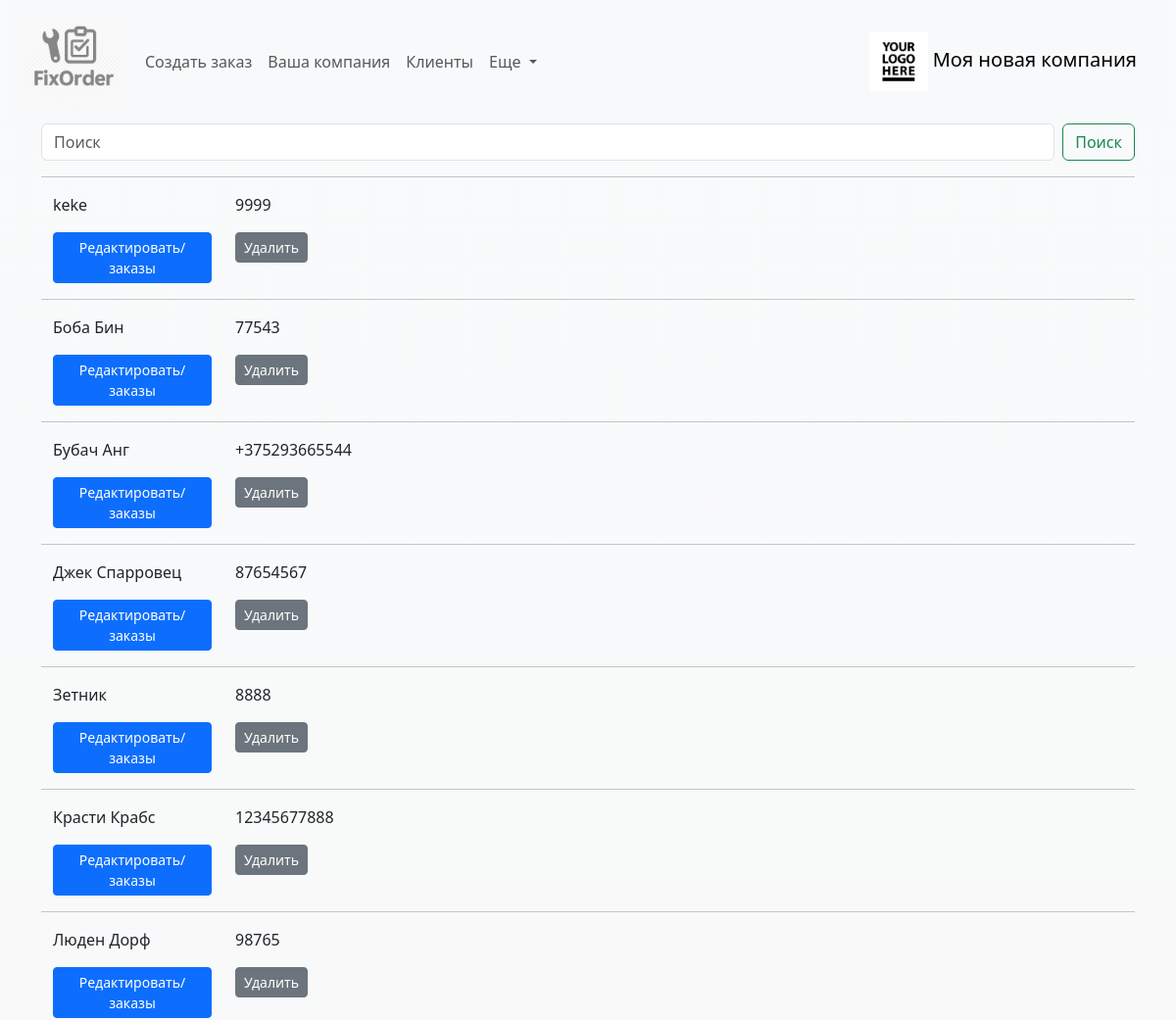
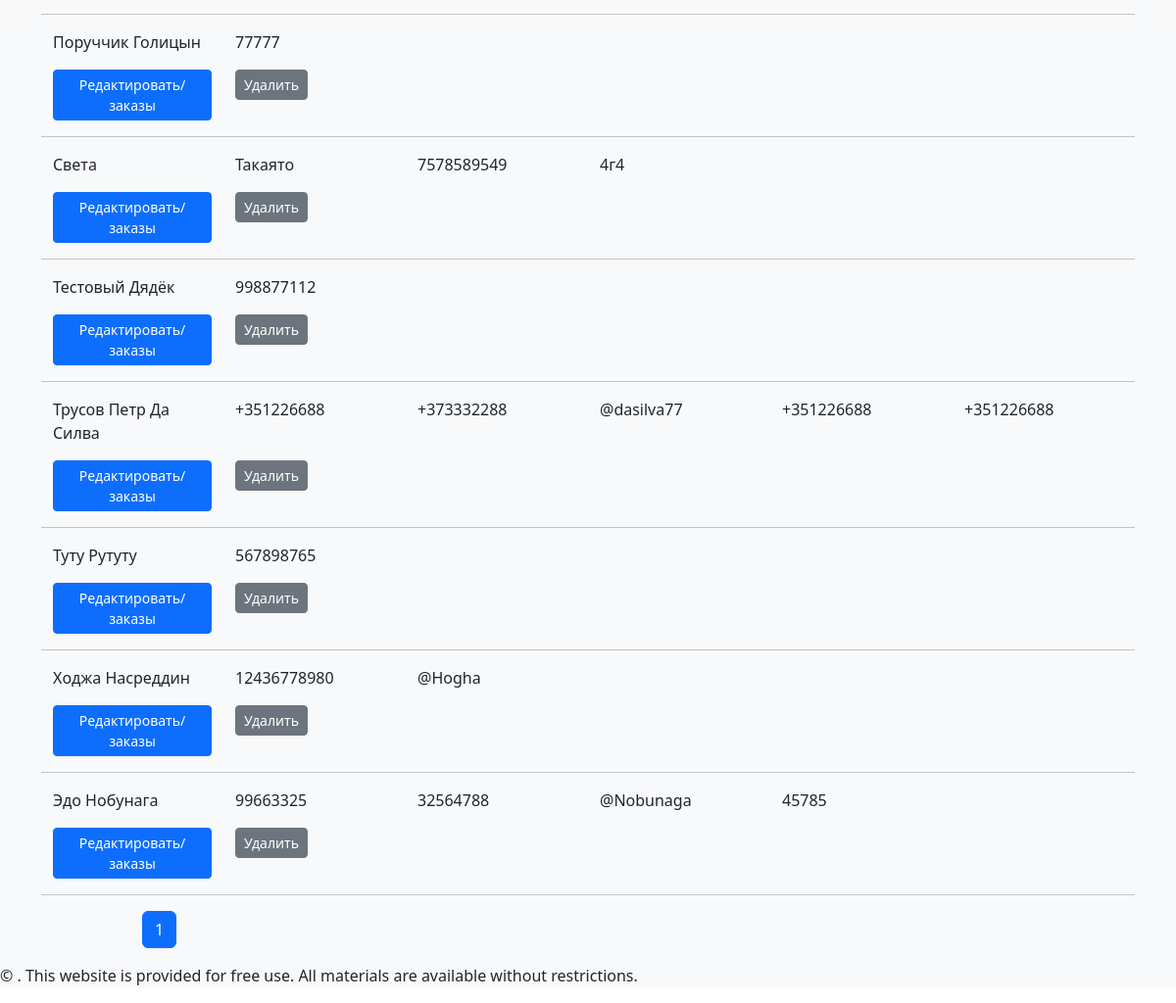
Screenshot of /clientlist/ with the database file from the repository (2 pictures, top to bottom).
### fixorder/models.py (models this page shows, shortened)
class Company(models.Model):
    brand_name = models.CharField(max_length=255, unique=True, db_index=True, verbose_name='Название компании')
    official_name = models.CharField(max_length=255, blank=True, null=True, unique=True, db_index=True, verbose_name='Юридическое наименование')
    unp = models.DecimalField(max_digits=10, decimal_places=2, blank=True, null=True, verbose_name='УНП')
    phone = models.CharField(max_length=20, unique=True, verbose_name='Контактный номер')
    phone1 = models.CharField(max_length=20, blank=True, null=True, unique=True, verbose_name='Контактный номер')
    phone2 = models.CharField(max_length=20, blank=True, null=True, unique=True, verbose_name='Контактный номер')
    telegram = models.CharField(max_length=40, blank=True, null=True, verbose_name='Telegram')
    viber = models.CharField(max_length=20, blank=True, null=True, verbose_name='Viber')
    whatsapp = models.CharField(max_length=20, blank=True, null=True, verbose_name='Whattsapp')
    email = models.EmailField(max_length=50, blank=True, null=True, verbose_name='Электронная почта')
    adress = models.CharField(max_length=255, blank=True, null=True, unique=True, db_index=True, verbose_name='Адрес')
    postal_adress = models.CharField(max_length=255, blank=True, null=True, unique=True, verbose_name='Почтовый адрес')
    official_adress = models.CharField(max_length=255, blank=True, null=True, unique=True, verbose_name='Юридический адрес')
    income_data = models.TextField(max_length=20000, blank=True, null=True, verbose_name='Общая информация для приемной квитанции')
    warranty_data = models.TextField(max_length=20000, blank=True, null=True, verbose_name='Информация выполненных работ (гарантийного талона)')
    photo = models.ImageField(upload_to="static/img/", blank=True, null=True, verbose_name="Логотип компании")

class Client(models.Model):
    name = models.CharField(max_length=255, unique=True, db_index=True, verbose_name='ФИО клиента') #unique=True,
    phone = models.CharField(max_length=20, db_index=True, verbose_name='Контактный номер')
    phone1 = models.CharField(max_length=20, db_index=True, blank=True, null=True, verbose_name='Дополнительный номер')
    telegram = models.CharField(max_length=40, blank=True, null=True, verbose_name='Telegram клиента')
    viber = models.CharField(max_length=20, blank=True, null=True, verbose_name='Viber клиента')
    whatsapp = models.CharField(max_length=20, blank=True, null=True, verbose_name='Whattsapp клиента')
    class Meta:
        verbose_name = 'Клиенты'
        verbose_name_plural = 'Клиенты'
        ordering = ['name']
        indexes = [models.Index(fields=['name'])]
    def get_absolute_url(self):
        return reverse('editclient', kwargs={'pk': self.pk})

### fixorder/views.py (the view)
# urls.py: path('clientlist/', views.Show_clientlist.as_view(), name='clientlist'),
class Show_clientlist(ListView):
    model = Client
    template_name = 'fixorder/clientlist.html'
    context_object_name = 'my_clients'
    paginate_by =20
    extra_context = {'title': 'Клиенты', 'header': 'Список клиентов'}
    def get_queryset(self):
        query = self.request.GET.get('q')
        if query:
            query = query.replace("\\","")
            return Client.objects.all().exclude(id=1).filter(
                Q(phone__iregex=query) | Q(name__iregex=query) | Q(
                    telegram__iregex=query) | Q(phone1__iregex=query))  # для PosgreSQL можно использовать __icontains
        return super().get_queryset().exclude(id=1)

### fixorder/templatetags/fixorder_tags.py (called while the page is built)
@register.simple_tag
def logo_url():
    return static('img/logo.png')

@register.simple_tag
def get_company_name():
    return Company.objects.get(pk=1).brand_name

### fixorder/templates/fixorder/clientlist.html (shortened to what this page needs)
{% extends 'fixorder/base.html' %}
{% block content %}
{% include 'fixorder/search_without_checkbox.html' %}
<hr>
    {% for myc in my_clients %}
<li class="list-group-item">
    <div class="container">
        <div class="row">
            <div class="col-2">{{ myc.name }}</div>
            <div class="col-2">{{ myc.phone }}</div>
            {% if myc.phone1 %}
                <div class="col-2">{{ myc.phone1 }}</div>
            {% endif %}
            {% if myc.telegram %}
                <div class="col-2">{{ myc.telegram }}</div>
            {% endif %}
            {% if myc.viber %}
                <div class="col-2">{{ myc.viber }}</div>
            {% endif %}
            {% if myc.whatsapp %}
                <div class="col-2">{{ myc.whatsapp }}</div>
            {% endif %}
            <p>
            <div class="col-2">
                <a href="{{ myc.get_absolute_url }}" class="btn btn-primary btn-sm">Редактировать/заказы</a>
            </div>
            <div class="col-2">
                <a href="{% url 'deleteclient' myc.pk %}" class="btn btn-secondary btn-sm">Удалить</a>
            </div>
            </p>
             <hr>
        </div>
    </div>
</li>
{% endfor %}
{% endblock content %}

### fixorder/templates/fixorder/navbar.html (shortened to what this page needs)
{% load fixorder_tags %}
<nav class="navbar navbar-expand-lg bg-body-tertiary">
  <div class="container-fluid">
    <a class="navbar-brand" href="/">
      <img src="/static/img/br_phone.png" alt="" height="100">
    </a>
    <div class="collapse navbar-collapse" id="navbarSupportedContent">
      <ul class="navbar-nav me-auto mb-2 mb-lg-0">
        <li class="nav-item">
          <a class="nav-link" href="/neworder">Создать заказ</a>
        </li>
        <li class="nav-item">
          <a class="nav-link" href="/company">Ваша компания</a>
        </li>
        <li class="nav-item">
          <a class="nav-link" href="/clientlist">Клиенты</a>
        </li>
        <li class="nav-item dropdown">
          <a class="nav-link dropdown-toggle" href="#" role="button" data-bs-toggle="dropdown" aria-expanded="false">
            Еще
          </a>
        </li>
      </ul>
    </div>
    <a class="navbar-brand" href="/">
      <img src="{% logo_url %}" alt="FixOrder" height="60">
      {% get_company_name %}
    </a>
    </div>
</nav>

### rows the page displays
Company: brand_name "Моя новая компания"
Client: name "keke", phone "9999"
Client: name "Боба Бин", phone "77543"
Client: name "Бубач Анг", phone "+375293665544"
Client: name "Джек Спарровец", phone "87654567"
Client: name "Зетник", phone "8888"
Client: name "Красти Крабс", phone "12345677888"
Client: name "Люден Дорф", phone "98765"
Client: name "Поруччик Голицын", phone "77777"
Client: name "Света", phone "Такаято", phone1 "7578589549", whatsapp "4г4"
Client: name "Тестовый Дядёк", phone "998877112"
Client: name "Трусов Петр Да Силва", phone "+351226688", phone1 "+373332288", telegram "@dasilva77", viber "+351226688", whatsapp "+351226688"
Client: name "Туту Рутуту", phone "567898765"
Client: name "Ходжа Насреддин", phone "12436778980", telegram "@Hogha"
Client: name "Эдо Нобунага", phone "99663325", phone1 "32564788", telegram "@Nobunaga", whatsapp "45785"

### other values shown
{{ num }} "1"
